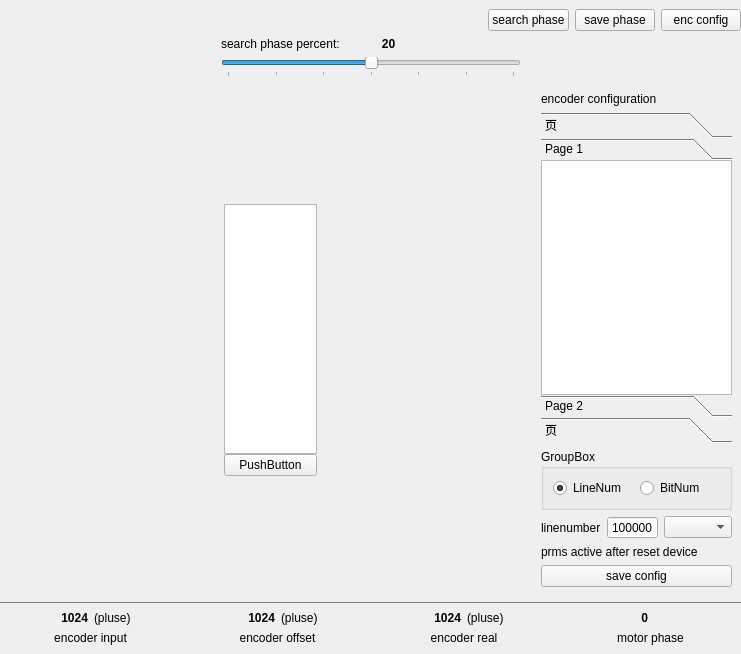
<?xml version="1.0" encoding="UTF-8"?>
<ui version="4.0">
 <class>GraphEncoder129</class>
 <widget class="QWidget" name="GraphEncoder129">
  <property name="geometry">
   <rect>
    <x>0</x>
    <y>0</y>
    <width>741</width>
    <height>654</height>
   </rect>
  </property>
  <property name="windowTitle">
   <string>Form</string>
  </property>
  <layout class="QVBoxLayout" name="verticalLayout_4">
   <property name="leftMargin">
    <number>0</number>
   </property>
   <property name="topMargin">
    <number>9</number>
   </property>
   <property name="rightMargin">
    <number>0</number>
   </property>
   <property name="bottomMargin">
    <number>9</number>
   </property>
   <item>
    <layout class="QHBoxLayout" name="horizontalLayout_5">
     <item>
      <spacer name="horizontalSpacer_3">
       <property name="orientation">
        <enum>Qt::Horizontal</enum>
       </property>
       <property name="sizeHint" stdset="0">
        <size>
         <width>40</width>
         <height>20</height>
        </size>
       </property>
      </spacer>
     </item>
     <item>
      <widget class="QPushButton" name="btn_encSearch">
       <property name="text">
        <string>search phase</string>
       </property>
      </widget>
     </item>
     <item>
      <widget class="QPushButton" name="btn_encSavePhase">
       <property name="text">
        <string>save phase</string>
       </property>
      </widget>
     </item>
     <item>
      <widget class="QPushButton" name="btn_encConfig">
       <property name="text">
        <string>enc config</string>
       </property>
      </widget>
     </item>
    </layout>
   </item>
   <item>
    <layout class="QHBoxLayout" name="horizontalLayout_2">
     <item>
      <spacer name="horizontalSpacer">
       <property name="orientation">
        <enum>Qt::Horizontal</enum>
       </property>
       <property name="sizeHint" stdset="0">
        <size>
         <width>40</width>
         <height>20</height>
        </size>
       </property>
      </spacer>
     </item>
     <item>
      <layout class="QGridLayout" name="gridLayout" columnstretch="0,0,0">
       <item row="0" column="0">
        <widget class="QLabel" name="label">
         <property name="text">
          <string>search phase percent:</string>
         </property>
        </widget>
       </item>
       <item row="0" column="1">
        <widget class="QLabel" name="label_encSearchValue">
         <property name="font">
          <font>
           <weight>75</weight>
           <bold>true</bold>
          </font>
         </property>
         <property name="text">
          <string>20</string>
         </property>
         <property name="alignment">
          <set>Qt::AlignCenter</set>
         </property>
        </widget>
       </item>
       <item row="1" column="0" colspan="3">
        <widget class="QSlider" name="hSlider_encSearchPercent">
         <property name="minimumSize">
          <size>
           <width>300</width>
           <height>0</height>
          </size>
         </property>
         <property name="minimum">
          <number>5</number>
         </property>
         <property name="maximum">
          <number>35</number>
         </property>
         <property name="pageStep">
          <number>5</number>
         </property>
         <property name="value">
          <number>20</number>
         </property>
         <property name="orientation">
          <enum>Qt::Horizontal</enum>
         </property>
         <property name="tickPosition">
          <enum>QSlider::TicksBelow</enum>
         </property>
        </widget>
       </item>
      </layout>
     </item>
     <item>
      <spacer name="horizontalSpacer_2">
       <property name="orientation">
        <enum>Qt::Horizontal</enum>
       </property>
       <property name="sizeHint" stdset="0">
        <size>
         <width>40</width>
         <height>20</height>
        </size>
       </property>
      </spacer>
     </item>
    </layout>
   </item>
   <item>
    <layout class="QHBoxLayout" name="horizontalLayout" stretch="0,2,1,2,0,0">
     <property name="spacing">
      <number>0</number>
     </property>
     <item>
      <spacer name="horizontalSpacer_4">
       <property name="orientation">
        <enum>Qt::Horizontal</enum>
       </property>
       <property name="sizeHint" stdset="0">
        <size>
         <width>40</width>
         <height>20</height>
        </size>
       </property>
      </spacer>
     </item>
     <item>
      <widget class="QwtDial" name="Dial_encMachine" native="true">
       <property name="lineWidth" stdset="0">
        <number>4</number>
       </property>
      </widget>
     </item>
     <item>
      <layout class="QVBoxLayout" name="verticalLayout">
       <property name="spacing">
        <number>0</number>
       </property>
       <item>
        <spacer name="verticalSpacer">
         <property name="orientation">
          <enum>Qt::Vertical</enum>
         </property>
         <property name="sizeHint" stdset="0">
          <size>
           <width>20</width>
           <height>40</height>
          </size>
         </property>
        </spacer>
       </item>
       <item>
        <widget class="QListWidget" name="listWidget_encErr">
         <property name="minimumSize">
          <size>
           <width>0</width>
           <height>250</height>
          </size>
         </property>
        </widget>
       </item>
       <item>
        <widget class="QPushButton" name="btn_encClearErr">
         <property name="text">
          <string>PushButton</string>
         </property>
        </widget>
       </item>
       <item>
        <spacer name="verticalSpacer_2">
         <property name="orientation">
          <enum>Qt::Vertical</enum>
         </property>
         <property name="sizeHint" stdset="0">
          <size>
           <width>20</width>
           <height>40</height>
          </size>
         </property>
        </spacer>
       </item>
      </layout>
     </item>
     <item>
      <widget class="QwtDial" name="Dial_encElectronic" native="true">
       <property name="lineWidth" stdset="0">
        <number>4</number>
       </property>
      </widget>
     </item>
     <item>
      <spacer name="horizontalSpacer_5">
       <property name="orientation">
        <enum>Qt::Horizontal</enum>
       </property>
       <property name="sizeHint" stdset="0">
        <size>
         <width>40</width>
         <height>20</height>
        </size>
       </property>
      </spacer>
     </item>
     <item>
      <widget class="QWidget" name="widget_encConfigEdit" native="true">
       <property name="minimumSize">
        <size>
         <width>100</width>
         <height>0</height>
        </size>
       </property>
       <property name="maximumSize">
        <size>
         <width>200</width>
         <height>16777215</height>
        </size>
       </property>
       <layout class="QVBoxLayout" name="vlayout_encConfigUi">
        <property name="leftMargin">
         <number>0</number>
        </property>
        <item>
         <widget class="QLabel" name="label_2">
          <property name="text">
           <string>encoder configuration</string>
          </property>
         </widget>
        </item>
        <item>
         <widget class="QToolBox" name="toolBox_encConfig">
          <property name="currentIndex">
           <number>1</number>
          </property>
          <property name="tabSpacing">
           <number>0</number>
          </property>
          <widget class="QWidget" name="page">
           <property name="geometry">
            <rect>
             <x>0</x>
             <y>0</y>
             <width>187</width>
             <height>105</height>
            </rect>
           </property>
           <attribute name="label">
            <string>页</string>
           </attribute>
          </widget>
          <widget class="QWidget" name="page_encAbsolute">
           <property name="geometry">
            <rect>
             <x>0</x>
             <y>0</y>
             <width>161</width>
             <height>109</height>
            </rect>
           </property>
           <attribute name="label">
            <string>Page 1</string>
           </attribute>
           <layout class="QVBoxLayout" name="verticalLayout_3">
            <property name="spacing">
             <number>0</number>
            </property>
            <property name="leftMargin">
             <number>0</number>
            </property>
            <property name="topMargin">
             <number>0</number>
            </property>
            <property name="rightMargin">
             <number>0</number>
            </property>
            <property name="bottomMargin">
             <number>0</number>
            </property>
            <item>
             <widget class="QListWidget" name="listWidget_encAbsolute">
              <property name="maximumSize">
               <size>
                <width>16777215</width>
                <height>16777215</height>
               </size>
              </property>
             </widget>
            </item>
           </layout>
          </widget>
          <widget class="QWidget" name="page_encIncrease">
           <property name="geometry">
            <rect>
             <x>0</x>
             <y>0</y>
             <width>187</width>
             <height>105</height>
            </rect>
           </property>
           <attribute name="label">
            <string>Page 2</string>
           </attribute>
          </widget>
          <widget class="QWidget" name="page_encResolver">
           <property name="geometry">
            <rect>
             <x>0</x>
             <y>0</y>
             <width>187</width>
             <height>105</height>
            </rect>
           </property>
           <attribute name="label">
            <string>页</string>
           </attribute>
          </widget>
         </widget>
        </item>
        <item>
         <widget class="QGroupBox" name="groupBox_encLineSelect">
          <property name="title">
           <string>GroupBox</string>
          </property>
          <layout class="QHBoxLayout" name="horizontalLayout_3">
           <item>
            <widget class="QRadioButton" name="rbtn_encLine">
             <property name="text">
              <string>LineNum</string>
             </property>
             <property name="checked">
              <bool>true</bool>
             </property>
            </widget>
           </item>
           <item>
            <widget class="QRadioButton" name="rbtn_encBit">
             <property name="text">
              <string>BitNum</string>
             </property>
            </widget>
           </item>
          </layout>
         </widget>
        </item>
        <item>
         <layout class="QHBoxLayout" name="horizontalLayout_4">
          <item>
           <widget class="QLabel" name="label_encLineNum">
            <property name="text">
             <string>linenumber</string>
            </property>
           </widget>
          </item>
          <item>
           <widget class="QSpinBox" name="spinBox_encLine">
            <property name="buttonSymbols">
             <enum>QAbstractSpinBox::NoButtons</enum>
            </property>
            <property name="maximum">
             <number>429496729</number>
            </property>
            <property name="value">
             <number>131072</number>
            </property>
           </widget>
          </item>
          <item>
           <widget class="QComboBox" name="comboBox_encBitNum"/>
          </item>
         </layout>
        </item>
        <item>
         <layout class="QVBoxLayout" name="vlayout_attributeWidget"/>
        </item>
        <item>
         <widget class="QLabel" name="label_encMsg">
          <property name="text">
           <string>prms active after reset device</string>
          </property>
         </widget>
        </item>
        <item>
         <widget class="QPushButton" name="btn_encSaveConfig">
          <property name="text">
           <string>save config</string>
          </property>
         </widget>
        </item>
       </layout>
       <zorder>groupBox_encLineSelect</zorder>
       <zorder>btn_encSaveConfig</zorder>
       <zorder>toolBox_encConfig</zorder>
       <zorder>label_2</zorder>
       <zorder>label_encMsg</zorder>
      </widget>
     </item>
    </layout>
   </item>
   <item>
    <widget class="QWidget" name="widget" native="true">
     <property name="styleSheet">
      <string notr="true">QWidget#widget{
border:1px solid transparent;
border-top-color:gray;
}</string>
     </property>
     <layout class="QHBoxLayout" name="horizontalLayout_6">
      <property name="leftMargin">
       <number>0</number>
      </property>
      <property name="rightMargin">
       <number>0</number>
      </property>
      <property name="bottomMargin">
       <number>0</number>
      </property>
      <item>
       <layout class="QGridLayout" name="gridLayout_2">
        <item row="0" column="0">
         <widget class="QLabel" name="label_encInput">
          <property name="font">
           <font>
            <weight>75</weight>
            <bold>true</bold>
           </font>
          </property>
          <property name="text">
           <string>1024</string>
          </property>
          <property name="alignment">
           <set>Qt::AlignRight|Qt::AlignTrailing|Qt::AlignVCenter</set>
          </property>
         </widget>
        </item>
        <item row="0" column="1">
         <widget class="QLabel" name="label_5">
          <property name="text">
           <string>(pluse)</string>
          </property>
         </widget>
        </item>
        <item row="1" column="0" colspan="2">
         <widget class="QLabel" name="label_6">
          <property name="text">
           <string>encoder input</string>
          </property>
          <property name="alignment">
           <set>Qt::AlignCenter</set>
          </property>
         </widget>
        </item>
       </layout>
      </item>
      <item>
       <layout class="QGridLayout" name="gridLayout_3">
        <item row="0" column="0">
         <widget class="QLabel" name="label_encOffset">
          <property name="font">
           <font>
            <weight>75</weight>
            <bold>true</bold>
           </font>
          </property>
          <property name="text">
           <string>1024</string>
          </property>
          <property name="alignment">
           <set>Qt::AlignRight|Qt::AlignTrailing|Qt::AlignVCenter</set>
          </property>
         </widget>
        </item>
        <item row="0" column="1">
         <widget class="QLabel" name="label_8">
          <property name="text">
           <string>(pluse)</string>
          </property>
         </widget>
        </item>
        <item row="1" column="0" colspan="2">
         <widget class="QLabel" name="label_9">
          <property name="text">
           <string>encoder offset</string>
          </property>
          <property name="alignment">
           <set>Qt::AlignCenter</set>
          </property>
         </widget>
        </item>
       </layout>
      </item>
      <item>
       <layout class="QGridLayout" name="gridLayout_4">
        <item row="0" column="0">
         <widget class="QLabel" name="label_encReal">
          <property name="font">
           <font>
            <weight>75</weight>
            <bold>true</bold>
           </font>
          </property>
          <property name="text">
           <string>1024</string>
          </property>
          <property name="alignment">
           <set>Qt::AlignRight|Qt::AlignTrailing|Qt::AlignVCenter</set>
          </property>
         </widget>
        </item>
        <item row="0" column="1">
         <widget class="QLabel" name="label_11">
          <property name="text">
           <string>(pluse)</string>
          </property>
         </widget>
        </item>
        <item row="1" column="0" colspan="2">
         <widget class="QLabel" name="label_12">
          <property name="text">
           <string>encoder real</string>
          </property>
          <property name="alignment">
           <set>Qt::AlignCenter</set>
          </property>
         </widget>
        </item>
       </layout>
      </item>
      <item>
       <layout class="QGridLayout" name="gridLayout_5">
        <item row="0" column="0">
         <widget class="QLabel" name="label_encPhase">
          <property name="font">
           <font>
            <weight>75</weight>
            <bold>true</bold>
           </font>
          </property>
          <property name="text">
           <string>0</string>
          </property>
          <property name="alignment">
           <set>Qt::AlignRight|Qt::AlignTrailing|Qt::AlignVCenter</set>
          </property>
         </widget>
        </item>
        <item row="1" column="0" colspan="2">
         <widget class="QLabel" name="label_15">
          <property name="text">
           <string>motor phase</string>
          </property>
          <property name="alignment">
           <set>Qt::AlignCenter</set>
          </property>
         </widget>
        </item>
       </layout>
      </item>
     </layout>
    </widget>
   </item>
  </layout>
 </widget>
 <customwidgets>
  <customwidget>
   <class>QwtDial</class>
   <extends>QWidget</extends>
   <header>qwt_dial.h</header>
  </customwidget>
 </customwidgets>
 <resources/>
 <connections>
  <connection>
   <sender>hSlider_encSearchPercent</sender>
   <signal>valueChanged(int)</signal>
   <receiver>label_encSearchValue</receiver>
   <slot>setNum(int)</slot>
   <hints>
    <hint type="sourcelabel">
     <x>363</x>
     <y>41</y>
    </hint>
    <hint type="destinationlabel">
     <x>391</x>
     <y>19</y>
    </hint>
   </hints>
  </connection>
 </connections>
</ui>
